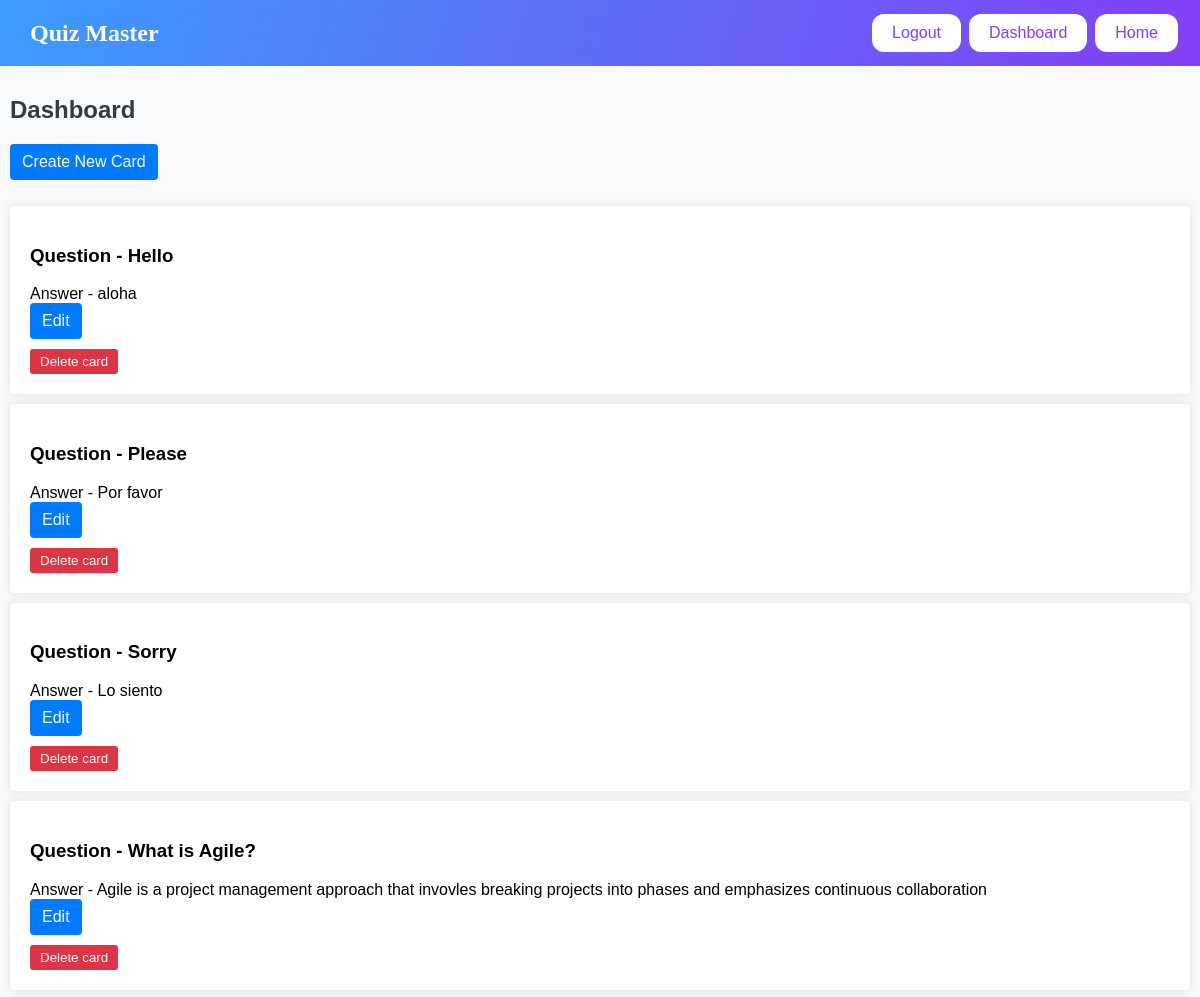
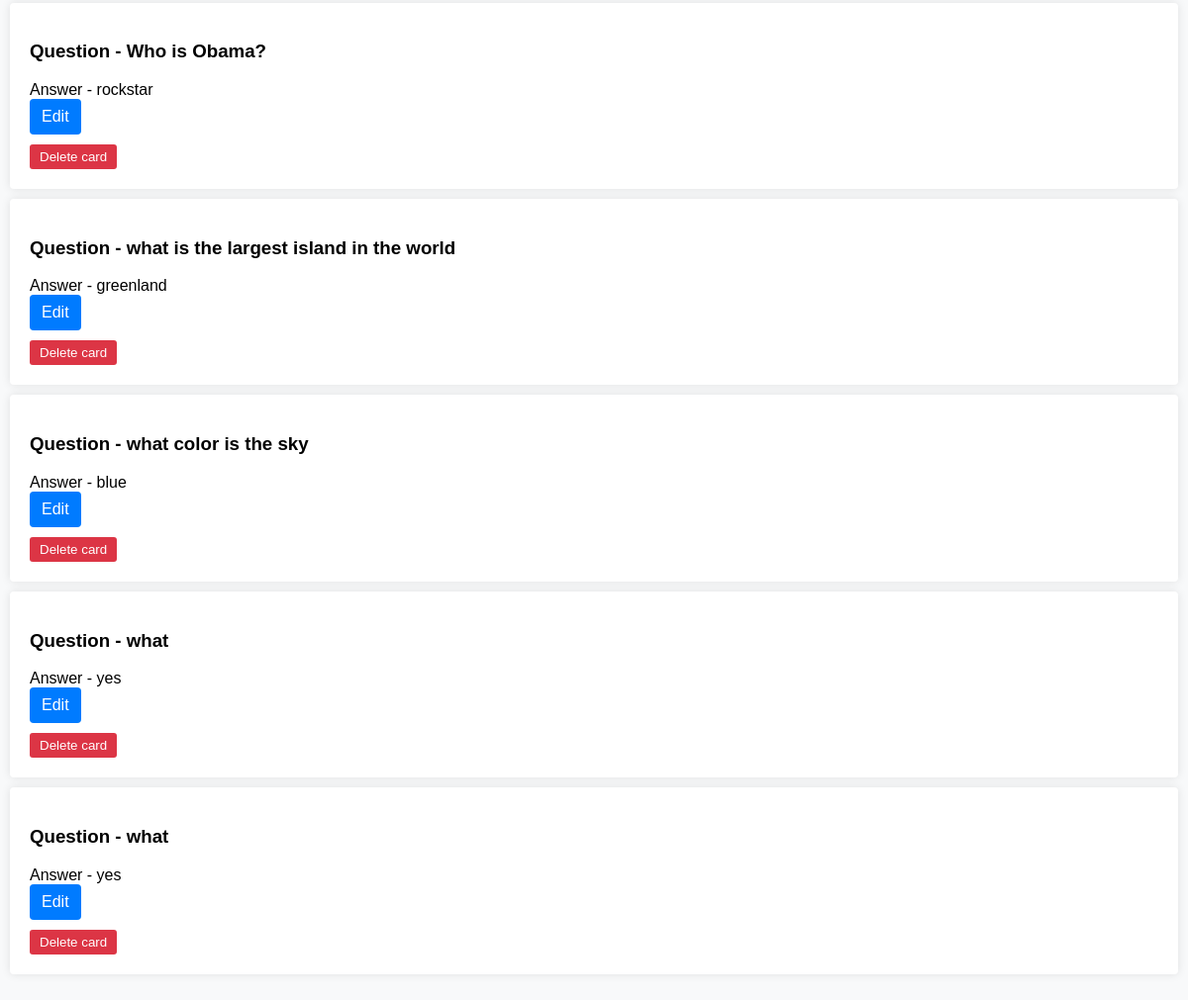
Before: /cards/dashboard/ (signed in) with the older database file (2 pictures, top to bottom).
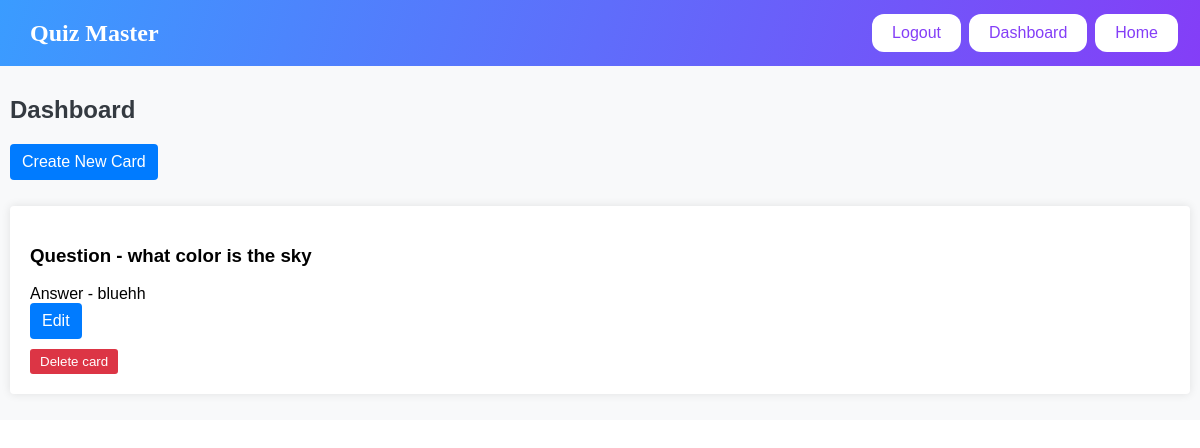
After: the same page with the newer database file.
### cards/models.py (models this page shows, shortened)
class Card(models.Model): # database model ORM
    question = models.CharField(max_length=100)
    answer = models.CharField(max_length=100)
    box = models.IntegerField(
        choices=zip(BOXES, BOXES),
        default=BOXES[0],
    )
    date_created = models.DateTimeField(auto_now_add=True)

### cards/views.py (the view)
# urls.py: path("dashboard/",views.DashboardView.as_view(),name="dashboard"),
class DashboardView(LoginRequiredMixin, ListView):
    login_url = "/accounts/login/"
    redirect_field_name = "redirected_to"
    model = Card
    template_name = 'cards/dashboard.html'  # Set the correct path to your template
    context_object_name = 'cards'  # Name of the variable to be used in the template

### cards/templates/cards/dashboard.html (shortened to what this page needs)
{% extends "cards/base.html" %}
{% block content %}
<!DOCTYPE html>
<html lang="en">
<head>
  {% load static %}
  <link rel="stylesheet" type="text/css" href="{% static 'styles.css' %}">
</head>
<body>
  <div id="dashboard">
    <h2>Dashboard</h2>
    <a href="{% url 'cards:card-create' %}" class="btn btn-primary dashboard-btn">Create New Card</a>
    <ul class="dashboard-list">
      {% for card in cards %}
        <li class="dashboard-card">
          <h3>Question -  {{ card.question }}</h3>
          <p>Answer -  {{ card.answer }}</p>
          <p><a href="{% url 'cards:card-update' pk=card.pk %}" class="dashboard-edit">Edit</a></p>
          <form method="post" action="{% url 'cards:card-delete' card.pk %}" class="dashboard-delete">
              <input type="submit" value="Delete card">
          </form>
        </li>
      {% empty %}
        <li>No cards yet.</li>
      {% endfor %}
    </ul>
  </div>
{% endblock %}

### cards/templates/cards/base.html (shortened to what this page needs)
<!DOCTYPE html>
<html lang="en">
<head>
    {% load static %}
    <link rel="stylesheet" href="{% static 'styles.css' %}">
</head>
<body>
    <header>
        <nav class="navbar-custom">
            <div>
                <a class="logo" href="{% url 'home:home' %}"><span class="logo">Quiz Master</span></a>
            </div>
            <div>
                {% if request.user.is_authenticated %}
                <a href="{% url 'accounts:logout' %}"><button>Logout</button></a>
                <a href="{% url 'cards:dashboard' %}"><button>Dashboard</button></a>
            {% else %}
                <a href="{% url 'accounts:login' %}"><button>Login</button></a>
                <a href="{% url 'accounts:register' %}"><button>Sign up</button></a>
            {% endif %}
                <a href="{% url 'home:home' %}"><button>Home</button></a>
            </div>
        </nav>
    <main>
        {% block content %}
        {% endblock content %}
    </main>
</body>
</html>

### static/styles.css (style rules this page uses)
body, h1, p { margin: 0; padding: 0; }
.navbar-custom { display: flex; justify-content: space-between; align-items: center; background-color: #3a9cff; background-image: linear-gradient(107deg, #3a9cff 0%, #843ef7 100%); padding: 10px 20px; }
.navbar-custom span { color: #fff; font-size: 24px; margin-left: 10px; }
.navbar-custom button { background-color: white; border: none; color: #843ef7; padding: 10px 20px; text-align: center; text-decoration: none; display: inline-block; font-size: 16px; margin: 4px 2px; cursor: pointer; border-radius: 12px; }
span.logo { font-size: 24px; font-weight: bold; }
a.logo { text-decoration: none; }
button { padding: 10px 20px; font-size: 18px; }
#dashboard { font-family: Arial, sans-serif; padding: 10px; background-color: #f8f9fa; }
#dashboard h2 { color: #343a40; }
#dashboard .dashboard-list { list-style: none; padding: 0; }
#dashboard .dashboard-card { background-color: #fff; box-shadow: 0 0 10px rgba(0, 0, 0, 0.1); margin-bottom: 10px; padding: 20px; border-radius: 4px; }
.dashboard-btn,.dashboard-edit { color: #fff; background-color: #007bff; border-color: #007bff; padding: .375rem .75rem; font-size: 1rem; line-height: 1.5; border-radius: .25rem; text-decoration: none; margin-bottom: 10px; display: inline-block; }
.dashboard-delete { display: inline; }
.dashboard-delete input[type="submit"] { background-color: #dc3545; color: #fff; border: none; padding: 5px 10px; border-radius: 3px; cursor: pointer; }

Changed rows visible on the page:
removed Card: question "Hello", answer "aloha"
removed Card: question "Please", answer "Por favor"
removed Card: question "Sorry", answer "Lo siento"
removed Card: question "What is Agile?", answer "Agile is a project management approach that invovles breaking projects into phases and emphasizes continuous collaboration"
removed Card: question "Who is Obama?", answer "rockstar"
removed Card: question "what is the largest island in the world", answer "greenland"
removed Card: question "what", answer "yes"
removed Card: question "what", answer "yes"
changed Card "what color is the sky": answer "blue" → "bluehh"
